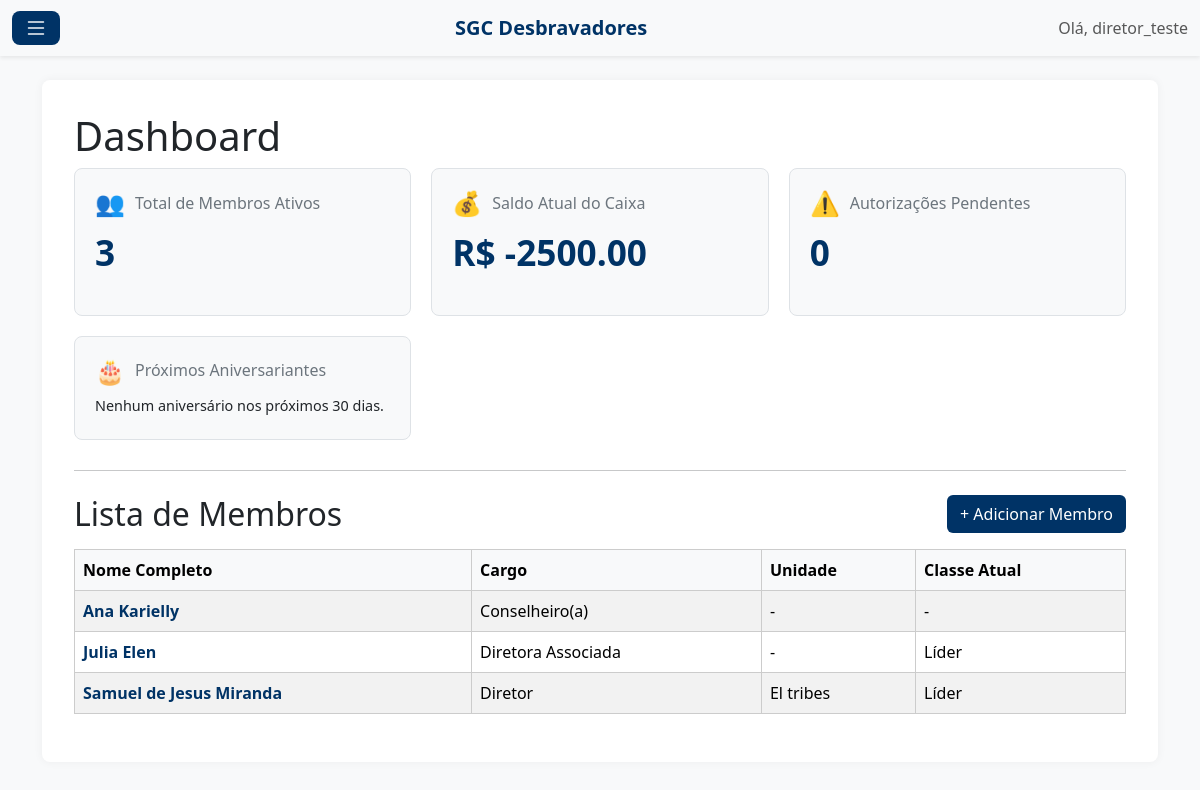
The page / (signed in) on the database its author committed.
### cadastros/models.py (models this page shows, shortened)
class Membro(models.Model):
    CARGO_CHOICES = [
        ('DIR', 'Diretor'), ('ASCM', 'Diretor Associado'), ('ASCF', 'Diretora Associada'),
        ('SEC', 'Secretário(a)'), ('TES', 'Tesoureiro(a)'), ('CONS', 'Conselheiro(a)'),
        ('CSAS', 'Conselheiro(a) Associado(a)'), ('CAPC', 'Capelão(a) do Clube'),
        ('CAPU', 'Capitão(a) de Unidade'), ('SECU', 'Secretário(a) de Unidade'),
        ('TESU', 'Tesoureiro(a) de Unidade'), ('CAPUN', 'Capelão(a) de Unidade'),
        ('DBV', 'Desbravador(a)'),
    ]
    SEXO_CHOICES = (('M', 'Masculino'), ('F', 'Feminino'),)
    user = models.OneToOneField(User, on_delete=models.SET_NULL, null=True, blank=True, verbose_name="Usuário de Login")
    nome_completo = models.CharField(max_length=255)
    sexo = models.CharField(max_length=1, choices=SEXO_CHOICES)
    cargo = models.CharField(max_length=5, choices=CARGO_CHOICES)
    data_nascimento = models.DateField()
    nome_responsavel = models.CharField(max_length=255, blank=True)
    telefone_responsavel = models.CharField(max_length=15, blank=True)
    email_responsavel = models.EmailField(blank=True, null=True)
    unidade = models.ForeignKey(Unidade, on_delete=models.SET_NULL, null=True, blank=True)
    classe_atual = models.ForeignKey(Classe, on_delete=models.SET_NULL, null=True, blank=True, related_name= 'desbravadores_na_classe')
    especialidades_conquistadas = models.ManyToManyField(Especialidade, through='MembroEspecialidadeConquistada', blank=True)
    classes_conquistadas = models.ManyToManyField(Classe, through='MembroClasseConquistada', blank=True, related_name='concluintes')
    data_cadastro = models.DateTimeField(default=timezone.now)
    ativo = models.BooleanField(default=True)
    @property
    def idade(self):
        if not self.data_nascimento:
            return None # Retorna None se não houver data de nascimento
        hoje = datetime.date.today()
        nascimento = self.data_nascimento
        return hoje.year - nascimento.year - ((hoje.month, hoje.day) < (nascimento.month, nascimento.day))

class Classe(models.Model):
    NIVEIS = (
        ('regular', 'Regular'),
        ('avancada', 'Avançada'),
        ('lideranca', 'Liderança'),
    )
    nome = models.CharField(max_length=100)
    nivel = models.CharField(max_length=10, choices=NIVEIS)

class Unidade(models.Model):
    SEXO_CHOICES = (
        ('M', 'Masculina'),
        ('F', 'Feminina'),
    )
    nome = models.CharField(max_length=100)
    sexo = models.CharField(max_length=1, choices=SEXO_CHOICES, verbose_name="Sexo da Unidade")
    grito_de_guerra = models.TextField(blank=True, null=True)

### cadastros/views.py (the view)
# urls.py: path('', views.lista_membros, name='lista_membros'),
@login_required
def lista_membros(request):
    membros_ativos = Membro.objects.filter(ativo=True)
    total_membros = membros_ativos.count()
    transacoes = Transacao.objects.all()
    total_entradas = transacoes.filter(tipo='E').aggregate(total=Sum('valor'))['total'] or Decimal('0.00')
    total_saidas = transacoes.filter(tipo='S').aggregate(total=Sum('valor'))['total'] or Decimal('0.00')
    saldo_caixa = total_entradas - total_saidas
    membros_menores = [m for m in membros_ativos if m.idade < 18]
    autorizacoes_pendentes = sum(1 for m in membros_menores if not m.autorizacoes.exists())
    hoje = timezone.now().date()
    limite_aniversario = hoje + datetime.timedelta(days=30)
    aniversariantes = []
    for membro in membros_ativos:
        niver_este_ano = membro.data_nascimento.replace(year=hoje.year)
        if niver_este_ano < hoje:
            niver_este_ano = niver_este_ano.replace(year=hoje.year + 1)
        if hoje <= niver_este_ano <= limite_aniversario:
            aniversariantes.append(membro)
    aniversariantes.sort(key=lambda x: x.data_nascimento.replace(year=hoje.year))
    contexto = {
        'total_membros': total_membros,
        'saldo_caixa': saldo_caixa,
        'autorizacoes_pendentes': autorizacoes_pendentes,
        'aniversariantes': aniversariantes,
        'membros': membros_ativos.order_by('nome_completo'),
    }
    return render(request, 'cadastros/lista_membros.html', contexto)

### cadastros/templates/cadastros/lista_membros.html (shortened to what this page needs)
{% extends 'cadastros/base.html' %}
{% block content %}
<h1>Dashboard</h1>
<div class="dashboard-grid">
    <div class="dashboard-card">
        <h3><span class="icon">👥</span>Total de Membros Ativos</h3>
        <p class="value">{{ total_membros }}</p>
    </div>
    <div class="dashboard-card">
        <h3><span class="icon">💰</span>Saldo Atual do Caixa</h3>
        <p class="value {% if saldo_caixa >= 0 %}saldo-positivo{% else %}saldo-negativo{% endif %}">
            R$ {{ saldo_caixa|floatformat:2 }}
        </p>
    </div>
    <div class="dashboard-card">
        <h3><span class="icon">⚠️</span>Autorizações Pendentes</h3>
        <p class="value">
            <a href="{% url 'lista_autorizacoes' %}">{{ autorizacoes_pendentes }}</a>
        </p>
    </div>
    <div class="dashboard-card">
        <h3><span class="icon">🎂</span>Próximos Aniversariantes</h3>
        <ul class="aniversariantes-lista">
            {% for aniversariante in aniversariantes %}
                <li>
                    {{ aniversariante.nome_completo }}
                    ({{ aniversariante.data_nascimento|date:"d/m" }})
                </li>
            {% empty %}
                <li>Nenhum aniversário nos próximos 30 dias.</li>
            {% endfor %}
        </ul>
    </div>
</div>
<hr class="my-4">
<div class="d-flex justify-content-between align-items-center mb-3">
    <h2 class="mb-0">Lista de Membros</h2>
    <a href="{% url 'membro_create' %}" class="btn" style="background-color: #003366; color: white;">+ Adicionar Membro</a>
</div>
<div class="table-responsive">
    <table class="table table-striped table-hover">
        <thead class="table-light">
            <tr>
                <th>Nome Completo</th>
                <th>Cargo</th>
                <th>Unidade</th>
                <th>Classe Atual</th>
            </tr>
        </thead>
        <tbody>
            {% for membro in membros %}
            <tr>
                <td>
                    <a href="{% url 'detalhe_membro' pk=membro.pk %}" class="member-name-link">
                        {{ membro.nome_completo }}
                    </a>
                </td>
                <td>{{ membro.get_cargo_display }}</td>
                <td>{{ membro.unidade.nome|default:"-" }}</td>
                <td>{{ membro.classe_atual.nome|default:"-" }}</td>
            </tr>
            {% empty %}
            <tr>
                <td colspan="4" class="text-center">Nenhum membro cadastrado ainda.</td>
            </tr>
            {% endfor %}
        </tbody>
    </table>
</div>
{% endblock %}

### cadastros/templates/cadastros/base.html (shortened to what this page needs)
{% load static %}
<!DOCTYPE html>
<html lang="pt-br">
<head>
    <link href="https://cdn.jsdelivr.net/npm/bootstrap@5.3.3/dist/css/bootstrap.min.css" rel="stylesheet">
    <link rel="stylesheet" href="https://cdn.jsdelivr.net/npm/bootstrap-icons@1.11.3/font/bootstrap-icons.min.css">
</head>
<body>
    <nav class="navbar navbar-light bg-light shadow-sm">
        <div class="container-fluid">
            {% if user.is_authenticated %}
                <button class="btn btn-menu-toggle" type="button" data-bs-toggle="offcanvas" data-bs-target="#sidebarMenu" aria-controls="sidebarMenu">
                    <i class="bi bi-list"></i>
                </button>
            {% else %}
                <span></span> {% endif %}
            <a class="navbar-brand fw-bold" style="color: #003366;" href="{% if user.is_authenticated %}{% url 'lista_membros' %}{% else %}{% url 'login' %}{% endif %}">SGC Desbravadores</a>
            <div>
                {% if user.is_authenticated %}
                    <span class="navbar-text">
                        Olá, {{ user.username }}
                    </span>
                {% else %}
                    <a href="{% url 'login' %}" class="btn btn-outline-primary">Login</a>
                {% endif %}
            </div>
        </div>
    </nav>
    <main class="container mt-4">
        <div class="content">
            {% block content %}
            {% endblock %}
        </div>
    </main>
</body>
</html>

### cadastros/templates/cadastros/base.html (style rules this page uses)
body { background-color: #f8f9fa; }
.content { background-color: white; padding: 2rem; border-radius: 8px; box-shadow: 0 0 10px rgba(0,0,0,0.05); }
.btn-menu-toggle { background-color: #003366; color: white; border: none; font-size: 1.5rem; padding: 5px 12px; line-height: 1; border-radius: 8px; transition: transform 0.2s ease-in-out, box-shadow 0.2s ease-in-out; }

### cadastros/templates/cadastros/lista_membros.html (style rules this page uses)
.dashboard-grid { display: grid; grid-template-columns: repeat(auto-fit, minmax(250px, 1fr)); gap: 20px; margin-bottom: 30px; }
.dashboard-card { background-color: #f8f9fa; border: 1px solid #dee2e6; border-radius: 8px; padding: 20px; }
.dashboard-card h3 { margin-top: 0; font-size: 1rem; color: #6c757d; display: flex; align-items: center; }
.dashboard-card .icon { font-size: 1.5rem; margin-right: 10px; }
.dashboard-card .value { font-size: 2.2rem; font-weight: bold; color: #003366; }
.dashboard-card .value a { color: inherit; text-decoration: none; }
.saldo-negativo { color: #dc3545; }
.aniversariantes-lista { list-style: none; padding: 0; margin: 0; font-size: 0.9em; }
.aniversariantes-lista li { padding: 2px 0; }
.table-responsive { width: 100%; overflow-x: auto; }
table { width: 100%; border-collapse: collapse; }
th, td { border: 1px solid #ccc; padding: 8px; text-align: left; }
th { background-color: #f2f2f2; }
.member-name-link { font-weight: 600; color: #003366; text-decoration: none; transition: color 0.2s ease-in-out; }

### rows shown on the page
Membro: nome_completo "Ana Karielly", cargo "Conselheiro(a)", unidade.nome "-", classe_atual.nome "-"
Membro: nome_completo "Julia Elen", cargo "Diretora Associada", unidade.nome "-", classe_atual.nome "Líder"
Membro: nome_completo "Samuel de Jesus Miranda", cargo "Diretor", unidade.nome "El tribes", classe_atual.nome "Líder"

### other values the page prints
{{ user.username }} "diretor_teste"
{{ total_membros }} "3"
{{ saldo_caixa|floatformat:2 }} "-2500.00"
{{ autorizacoes_pendentes }} "0"
